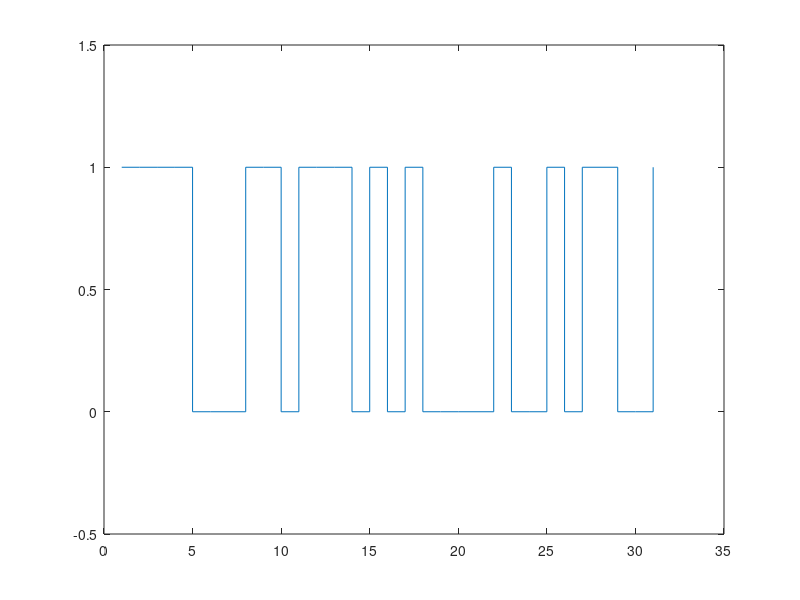

Source code (MATLAB):
clc;
clear;

file = fopen('disp.txt','r');
A = fscanf(file,'%d %f',[2 Inf]);
A=A';

% file=fopen('myBuf.bin','r');
% A=fread(file,10000,'uint32');



figure();
subplot(1,1,1);
stairs(A(:,2));
ylim([-0.5 1.5]);


fclose(file);